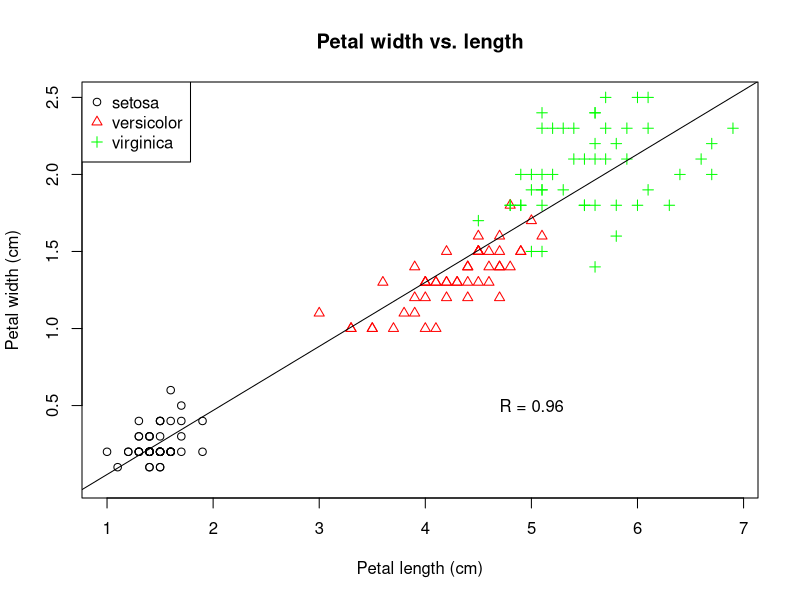
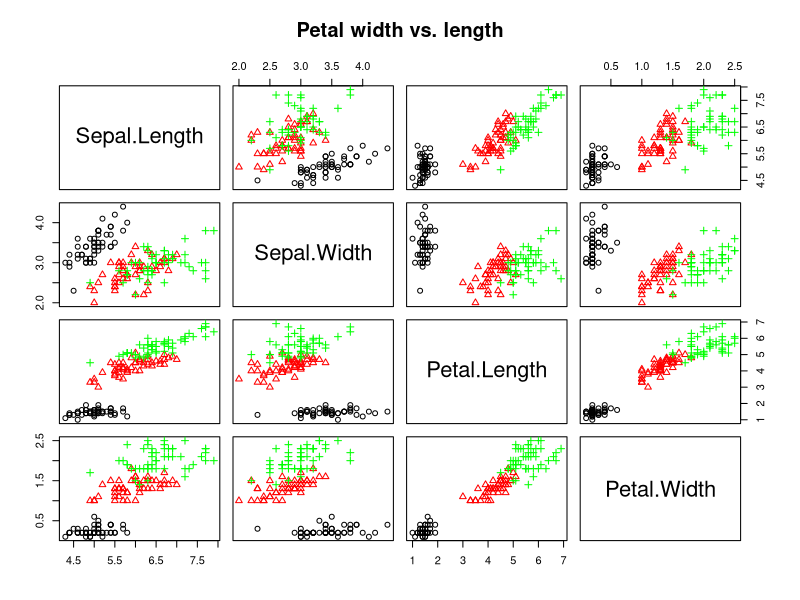
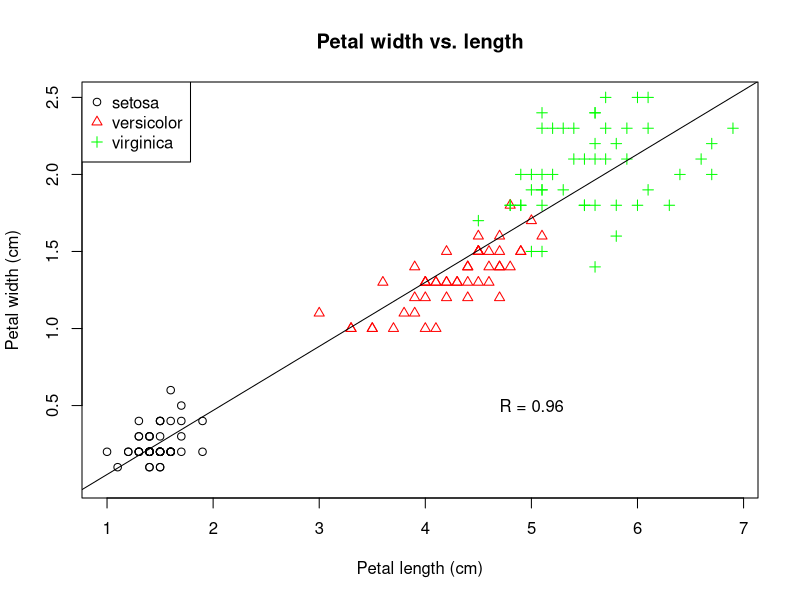
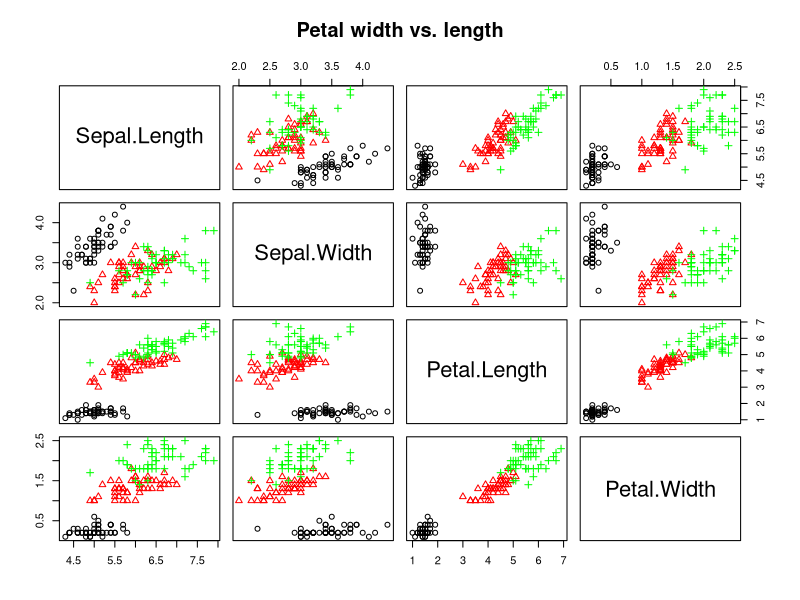

Write the R code that produced these figures, in order.
## ---- chunk 1
data("iris")
## ---- chunk 2
d.setosa<-iris[iris$Species=='setosa',]
d.versicolor<-iris[iris$Species=='versicolor',]  
d.virginica<-iris[iris$Species=='virginica',] 
  
x_range <- range(1, iris$Petal.Length)
y_range <- range(0, iris$Petal.Width)

plot(d.setosa$Petal.Length, d.setosa$Petal.Width,
     xlim=x_range ,ylim=y_range, main="Petal width vs. length",
     xlab="Petal length (cm)", ylab="Petal width (cm)", axes=FALSE)
lines(d.versicolor$Petal.Length, d.versicolor$Petal.Width,
      type = "p", pch=2, col="red", xlim=x_range ,ylim=y_range, axes=FALSE, ann=FALSE)
lines(d.virginica$Petal.Length, d.virginica$Petal.Width,
      type = "p", pch=3, col="green", xlim=x_range ,ylim=y_range, axes=FALSE, ann=FALSE)

axis(1, at=seq(1,7))
axis(2, at=seq(0.5, 2.5,by=0.5))
box()

legend("topleft", legend=c("setosa","versicolor","virginica"),
       col=c("black","red","green"), pch=1:2:3 )

abline(lm(iris$Petal.Width ~ iris$Petal.Length), col="black")
text(5, 0.5, paste("R =", round(cor(iris$Petal.Length, iris$Petal.Width), 2)))

# Your code could be way shorter, you will see it tomorrow
# You can also try to recycle the R from your lm. Try:
# model<-lm(iris$Petal.Width ~ iris$Petal.Length)
# r2_value <- summary(model)$r.squared
# text(5.5, 0.5, labels = paste("R = ", round(sqrt(r2_value), 2)), pos = 4)

## ---- chunk 3
pairs(iris[1:4], 
      col=c("black", "red", "green")[iris$Species], 
      pch=c(1, 2, 3)[iris$Species], 
      main="Petal width vs. length")
## ---- chunk 4
pdf(file = "outputs/Scatter_plot_1.pdf", paper = "A4r")

d.setosa<-iris[iris$Species=='setosa',]
d.versicolor<-iris[iris$Species=='versicolor',]  
d.virginica<-iris[iris$Species=='virginica',] 
  
x_range <- range(1, iris$Petal.Length)
y_range <- range(0, iris$Petal.Width)

plot(d.setosa$Petal.Length, d.setosa$Petal.Width,
     xlim=x_range ,ylim=y_range, main="Petal width vs. length",
     xlab="Petal length (cm)", ylab="Petal width (cm)", axes=FALSE)
lines(d.versicolor$Petal.Length, d.versicolor$Petal.Width,
      type = "p", pch=2, col="red", xlim=x_range ,ylim=y_range, axes=FALSE, ann=FALSE)
lines(d.virginica$Petal.Length, d.virginica$Petal.Width,
      type = "p", pch=3, col="green", xlim=x_range ,ylim=y_range, axes=FALSE, ann=FALSE)

axis(1, at=seq(1,7))
axis(2, at=seq(0.5, 2.5,by=0.5))
box()

legend("topleft", legend=c("setosa","versicolor","virginica"),
       col=c("black","red","green"), pch=1:2:3 )

abline(lm(iris$Petal.Width ~ iris$Petal.Length), col="black")
text(5, 0.5, paste("R =", round(cor(iris$Petal.Length, iris$Petal.Width), 2)))

dev.off()

pdf(file = "outputs/Scatter_plot_2.pdf", paper = "A4r")

pairs(iris[1:4], 
      col=c("black", "red", "green")[iris$Species], 
      pch=c(1, 2, 3)[iris$Species], 
      main="Petal width vs. length")

dev.off()
